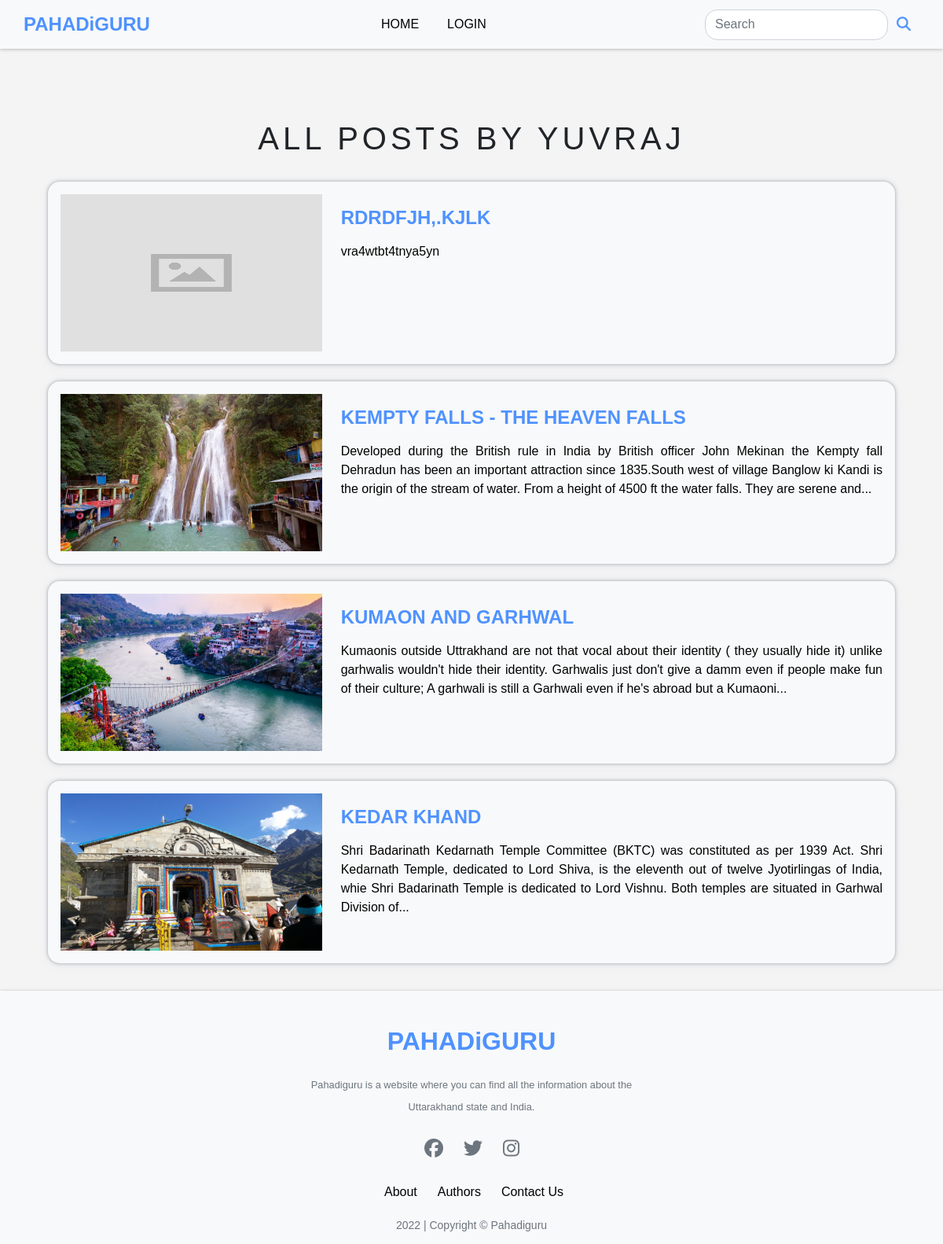
/poster_all_posts/1, run on an earlier commit of the app's database.
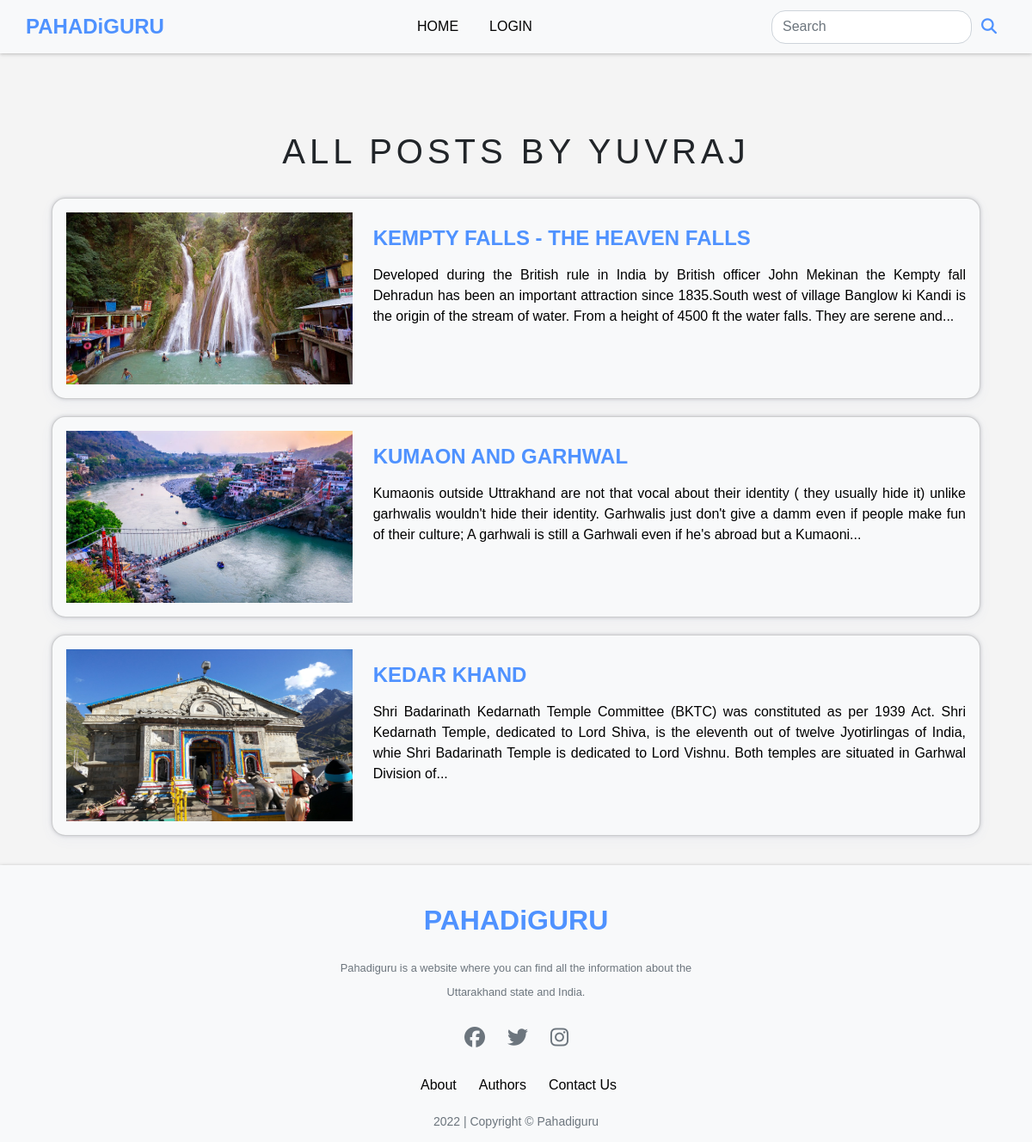
And on a later commit of the database.
### app.py (models this page shows)
class Posts(db.Model):
    id = db.Column(db.Integer, primary_key=True)
    title = db.Column(db.String(200), nullable=False)
    category = db.Column(db.String(50), nullable=False)
    slug= db.Column(db.String(200),nullable=True)
    content = db.Column(db.String(500), nullable=False)
    date_added = db.Column(db.Date, default=date.today)
    date_time = db.Column(db.DateTime, default=datetime.utcnow)
    poster_id = db.Column(db.Integer, db.ForeignKey('users.id'))
    likes=db.relationship('Likes',backref='post',passive_deletes=True)
    views=db.relationship('Views',backref='post',passive_deletes=True)
    image = db.Column(db.String(), nullable=True)

### app.py (the view)
@app.route("/poster_all_posts/<int:poster_id>")
def poster_all_posts(poster_id):
    user = Users.query.filter_by(id=poster_id).first()
    posts = Posts.query.filter_by(poster_id=poster_id).order_by(Posts.date_time.desc()).all()
    return render_template('poster_all_posts.html', user=user, posts=posts)

### templates/poster_all_posts.html (shortened to what this page needs)
{% extends 'base.html' %}
{% block head %}
<link
  rel="stylesheet"
  href="{{url_for('static',filename='css/allposts.css')}}"
/>
{% endblock %}
{% block content %}
<br><br><br>
<h1>All posts by {{user.first_name}}</h1>
<div class="container m-auto" style="width: 90vw;">
  <div class="row">
    {% for post in posts %}
    <div
      class="card col-md-12 p-3 rounded-4"
      style="
        background-color: #f8f9fa;
        box-shadow: rgba(67, 71, 85, 0.27) 0px 0px 0.25em,
          rgba(90, 125, 188, 0.05) 0px 0.25em 1em;
      "
      >
      <a href="{{url_for('postpage',slug=post.slug)}}" style="text-decoration: none; color: #000!important; text-align: justify;">
      <div class="row">
        <div class="col-md-4">
          <img
            class="w-100"
            height="200"
            src="{{url_for('static', filename='images/feature_photo/'+ post.image)}}"
          />
        </div>
        <div class="col-md-8 my-3">
          <div class="card-block">
            <h6 class="card-title">{{post.title}}</h6>
            <p class="card-text my-3">
              {{post.content|safe|truncate(300)}}
            </p>
          </div>
        </div>
      </div>
      </a>
    </div>
    <br>
    {% endfor %}
  </div>
  <br>
</div>
{% endblock %}

What changed in the data, as far as the page shows it:
no longer on this page (row edited): Posts: image (placeholder picture), title "RDRDFJH,.KJLK", content "vra4wtbt4tnya5yn"
